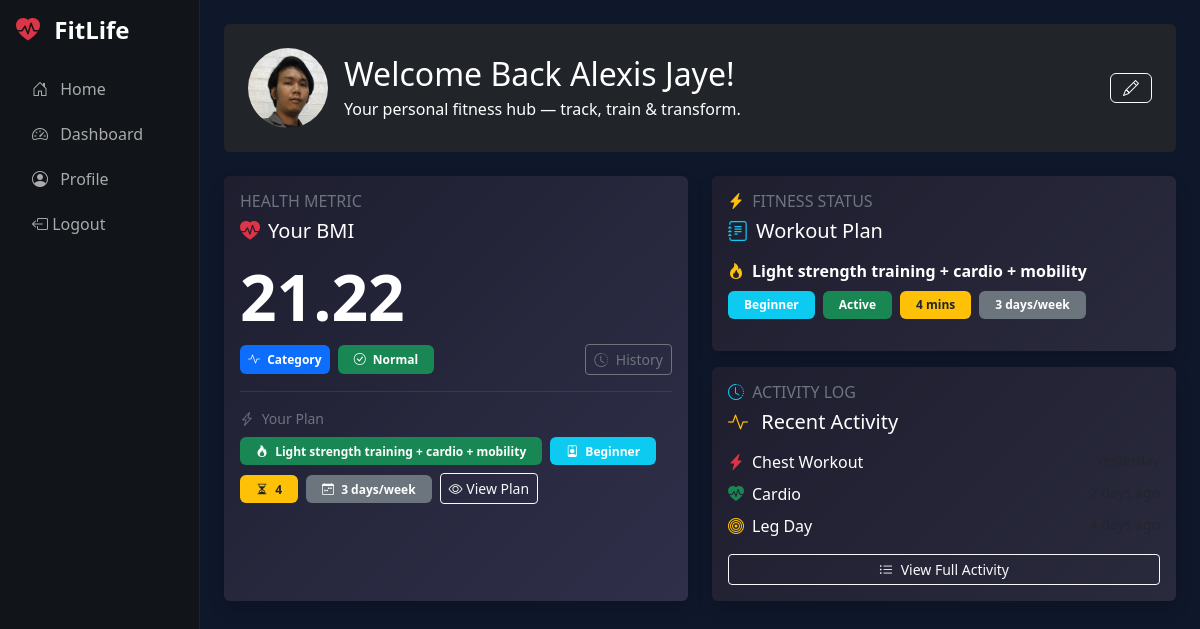
Page /user/client/profile/profile.php (signed in) on the earlier database version.
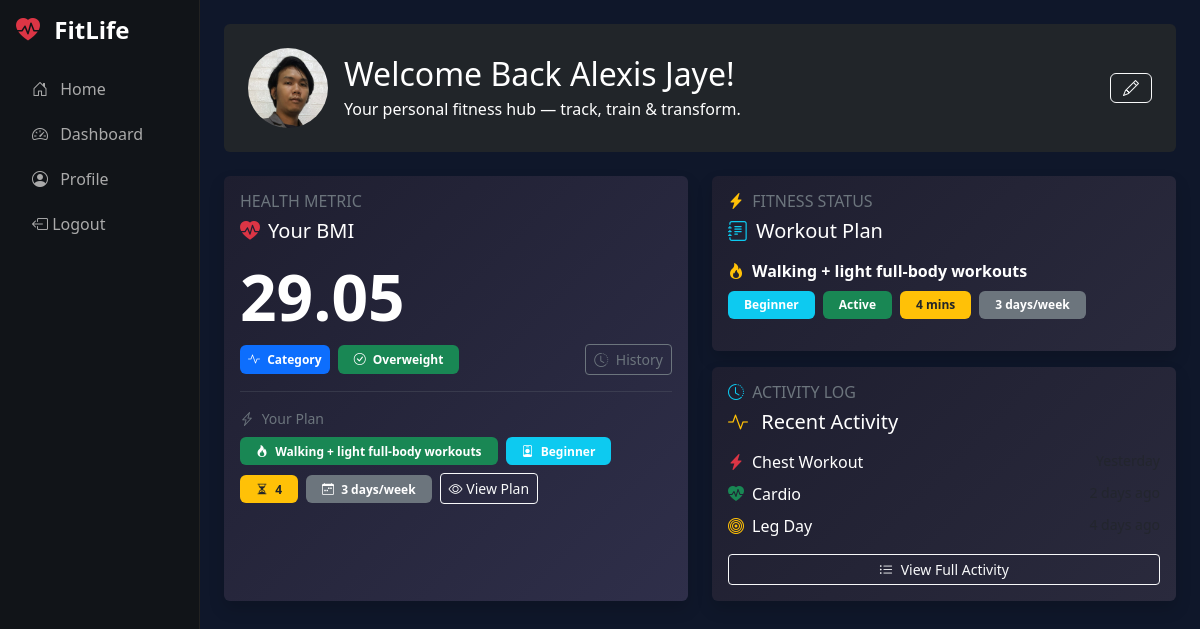
Same page on the later database version.
### tables this page shows
CREATE TABLE `users` (
  `id` int(11) NOT NULL,
  `firstname` varchar(255) NOT NULL,
  `lastname` varchar(25) NOT NULL,
  `email_address` varchar(255) NOT NULL,
  `password` varchar(255) NOT NULL,
  `contact_no` varchar(12) NOT NULL,
  `created_at` datetime NOT NULL DEFAULT current_timestamp(),
  `modified_at` timestamp NOT NULL DEFAULT current_timestamp() ON UPDATE current_timestamp(),
  `access_level` varchar(25) NOT NULL,
  `first_time_logged_in` int(11) NOT NULL DEFAULT 1,
  `existing_plan` int(11) NOT NULL DEFAULT 0,
  `profile_image` varchar(555) NOT NULL
);

CREATE TABLE `bmi_records` (
  `id` int(11) NOT NULL,
  `client_id` int(11) NOT NULL,
  `weight` decimal(5,2) NOT NULL,
  `height` decimal(5,2) NOT NULL,
  `BMI` decimal(5,2) NOT NULL,
  `created_at` datetime NOT NULL,
  `modified_at` timestamp NOT NULL DEFAULT current_timestamp() ON UPDATE current_timestamp(),
  `bmi_classification` varchar(244) NOT NULL,
  `status` varchar(255) NOT NULL
);

CREATE TABLE `workout_plans` (
  `id` int(11) NOT NULL,
  `workout_plan_id` varchar(255) NOT NULL,
  `client_id` int(11) NOT NULL,
  `workout_plan` varchar(255) DEFAULT NULL,
  `level` varchar(255) NOT NULL,
  `duration` int(11) DEFAULT NULL,
  `day_per_week` int(11) DEFAULT NULL,
  `current_bmi` varchar(255) DEFAULT NULL,
  `created_at` datetime DEFAULT NULL,
  `modified_at` timestamp NOT NULL DEFAULT current_timestamp() ON UPDATE current_timestamp(),
  `status` varchar(255) NOT NULL,
  `remaining_session` int(11) NOT NULL,
  `total_weeks` int(11) NOT NULL
);

### config/core.php (called while the page is built, shortened)
<?php
$home_url="http://localhost/fitlifegym/";
$base_url = "/FitlifeGym/";
?>

### objects/user.php (called while the page is built, shortened)
<?php
class User{
    private $conn;
    private $table_name = "users";
    public $id;
    public function __construct($db){
        $this->conn = $db;
    }
    function getProfileDetails(){
        $query = "SELECT *
                  FROM
                    " . $this->table_name ."
                    WHERE id = :id
                    LIMIT 0,1";
        $stmt = $this->conn->prepare($query);
        $stmt->bindParam(":id", $this->id);
        $stmt->execute();
        $row = $stmt->fetch(PDO::FETCH_ASSOC);
        $this->firstname = $row['firstname'];
        $this->profile_image = $row['profile_image'];
    }
}
?>

### objects/bmi_record.php (called while the page is built, shortened)
<?php
class BMIRecord{
    private $conn;
    private $table_name = "bmi_records";
    public $client_id;
    public function __construct($db){
        $this->conn = $db;
    }
    function checkBmiRecord() {
        $query = "SELECT * FROM " . $this->table_name . "
                WHERE client_id = :client_id
                LIMIT 0,1";
        $stmt = $this->conn->prepare($query);
        $stmt->bindParam(":client_id", $this->client_id);
        $stmt->execute();
        $row = $stmt->fetch(PDO::FETCH_ASSOC);
        if ($row) {
            $this->bmi = $row['BMI'] ?? null;
            $this->bmi_classification = $row['bmi_classification'] ?? null;
            return true;
        }
    }
}
?>

### objects/workout_plan.php (called while the page is built, shortened)
<?php
class WorkOutPlan{
    private $conn;
    private $table_name = "workout_plans";
    public $client_id;
    public function __construct($db){
        $this->conn = $db;
    }
    function getActiveWorkoutPlan(){
        $query = "SELECT * FROM
                    " . $this->table_name . "
                WHERE client_id = :client_id
                    AND status = 'Active'
                ORDER BY workout_plan_id DESC
                LIMIT 1";
        $stmt = $this->conn->prepare($query);
        $stmt->bindParam(":client_id", $this->client_id);
        $stmt->execute();
        $row = $stmt->fetch(PDO::FETCH_ASSOC);
        if ($row) {
            $this->workout_plan    = $row['workout_plan'];
            $this->level           = $row['level'];
            $this->status          = $row['status'];
            $this->duration        = $row['duration'];
            $this->day_per_week    = $row['day_per_week'];
            return true;
        }
        return false;
    }
}

### user/client/profile/profile.php (the view, shortened to what this page needs)
<?php
include_once '../../../config/core.php';
include_once '../../../objects/bmi_record.php';
include_once '../../../objects/user.php';
include_once '../../../objects/workout_plan.php';
$database = new Database();
$db = $database->getConnection();
$BMI_record = new BMIRecord($db);
$user = new User($db);
$workout_plan = new WorkoutPlan($db);
if (isset($_SESSION['user_id'])) {
    $BMI_record->client_id = $_SESSION['user_id'];
    $show_plan_button = null;
    if ($BMI_record->checkBmiRecord()) {
        if ($BMI_record->status == "No Plan") {
            $category = $BMI_record->bmi_classification;
            $BMI_value = $BMI_record->bmi;
        } else {
            $show_plan_button = false;
            $category = $BMI_record->bmi_classification;
            $BMI_value = $BMI_record->bmi;
        }
    }
}
$workout_plan->client_id = $_SESSION['user_id'];
$workout_plan->getActiveWorkoutPlan();
$workout_plan->client_id = $_SESSION['user_id'];
$hasPlan = $workout_plan->getActiveWorkoutPlan();
$user->id = $_SESSION['user_id'];
$user->getProfileDetails();
include '../layout/header.php';
?>
<div class="col-md-9 col-lg-10 p-4">
    <div class="bg-dark text-white p-4 rounded mb-4 d-flex align-items-center justify-content-between">
        <div class="d-flex align-items-center">
            <div class="me-3">
                <?php
                    $raw_image = $user->profile_image;
                    $image_path = (!empty($raw_image))
                        ? "{$base_url}user/client/uploads/{$_SESSION['user_id']}/{$raw_image}"
                        : "../../../assets/images/logo.png";
                ?>
                <img src="<?php echo $image_path; ?>"
                    class="rounded-circle"
                    style="width: 80px; height: 80px; object-fit: cover;">
            </div>
            <div>
                <h2 class="mb-1">Welcome Back <?php echo $user->firstname; ?>!</h2>
                <p class="mb-0">Your personal fitness hub — track, train & transform.</p>
            </div>
        </div>
        <div>
            <button type="button" class="btn btn-outline-light" data-bs-toggle="modal" data-bs-target="#editProfileModal">
                <span class="bi bi-pencil"></span>
            </button>
        </div>
    </div>
    <div class="row g-4">
        <div class="col-md-6">
            <div class="card shadow h-100 border-0" style="background: linear-gradient(135deg, #1e1e2f, #2f2f4a);">
                <div class="card-body text-white">
                    <h6 class="text-uppercase text-secondary mb-2">Health Metric</h6>
                    <h5 class="d-flex align-items-center mb-3">
                        <i class="bi bi-heart-pulse-fill me-2 text-danger fs-5"></i>
                        Your BMI
                    </h5>
                    <h1 class="display-3 fw-bold mb-2">
                        <?php echo $BMI_value ?? '—'; ?>
                    </h1>
                    <div class="d-flex align-items-center gap-2 mb-3">
                        <span class="badge bg-primary px-2 py-2">
                            <i class="bi bi-activity me-1"></i> Category
                        </span>
                        <span class="badge bg-success px-3 py-2">
                            <i class="bi bi-check-circle me-1"></i>
                            <?php echo $category ?? 'No data'; ?>
                        </span>
                        <div class="ms-auto">
                            <button type="button" class="btn btn-sm btn-outline-secondary"
                                data-bs-toggle="modal" data-bs-target="#bmiHistoryModal">
                                <i class="bi bi-clock-history me-1"></i>
                                History
                            </button>
                        </div>
                    </div>
                    <hr class="border-secondary">
                    <?php if ($show_plan_button): ?>
                        <a href="create_plan.php" class="btn btn-primary w-100 mt-2">
                            <i class="bi bi-plus-circle me-1"></i>
                            Get Workout Plan
                        </a>
                    <?php else: ?>
                        <div class="mt-3">
                            <small class="text-secondary d-block mb-2">
                                <i class="bi bi-lightning-charge me-1"></i>
                                Your Plan
                            </small>
                            <div class="d-flex flex-wrap gap-2 align-items-center">
                                <span class="badge bg-success px-3 py-2">
                                    <i class="bi bi-fire me-1"></i>
                                    <?php echo $workout_plan->workout_plan; ?>
                                </span>
                                <span class="badge bg-info px-3 py-2">
                                    <i class="bi bi-person-badge me-1"></i>
                                    <?php echo $workout_plan->level; ?>
                                </span>
                                <span class="badge bg-warning text-dark px-3 py-2">
                                    <i class="bi bi-hourglass-split me-1"></i>
                                    <?php echo $workout_plan->duration; ?>
                                </span>
                                <span class="badge bg-secondary px-3 py-2">
                                    <i class="bi bi-calendar-week me-1"></i>
                                    <?php echo $workout_plan->day_per_week; ?> days/week
                                </span>
                                <button class="btn btn-sm btn-outline-light"
                                    data-bs-toggle="modal"
                                    data-bs-target="#workoutPlanModal">
                                    <i class="bi bi-eye"></i> View Plan
                                </button>
                            </div>
                        </div>
                    <?php endif; ?>
                </div>
            </div>
        </div>
        <div class="col-md-6">
            <div class="card shadow mb-3 border-0 text-white"
                style="background: linear-gradient(135deg, #1e1e2f, #2a2a3d);">
                <div class="card-body">
                    <h6 class="text-uppercase text-secondary mb-2">
                        <i class="bi bi-lightning-charge-fill text-warning me-1"></i>
                        Fitness Status
                    </h6>
                    <h5 class="card-title d-flex align-items-center mb-3">
                        <i class="bi bi-journal-text me-2 text-info"></i>
                        Workout Plan
                    </h5>
                    <?php if ($hasPlan): ?>
                        <div class="mb-3">
                            <div class="d-flex align-items-center mb-2">
                                <i class="bi bi-fire text-warning me-2"></i>
                                <span class="fw-bold">
                                    <?php echo $workout_plan->workout_plan; ?>
                                </span>
                            </div>
                            <div class="d-flex flex-wrap gap-2">
                                <span class="badge bg-info px-3 py-2">
                                    <?php echo $workout_plan->level; ?>
                                </span>
                                <span class="badge bg-success px-3 py-2">
                                    <?php echo $workout_plan->status; ?>
                                </span>
                                <span class="badge bg-warning text-dark px-3 py-2">
                                    <?php echo $workout_plan->duration; ?> mins
                                </span>
                                <span class="badge bg-secondary px-3 py-2">
                                    <?php echo $workout_plan->day_per_week; ?> days/week
                                </span>
                            </div>
                        </div>
                    <?php endif; ?>
                </div>
            </div>
            <div class="card shadow border-0 text-white"
                style="background: linear-gradient(135deg, #1e1e2f, #2a2a3d);">
                <div class="card-body">
                    <h6 class="text-uppercase text-secondary mb-2">
                        <i class="bi bi-clock-history text-info me-1"></i>
                        Activity Log
                    </h6>
                    <h5 class="card-title mb-3">
                        <i class="bi bi-activity text-warning me-2"></i>
                        Recent Activity
                    </h5>
                    <ul class="list-unstyled mb-3">
                        <li class="d-flex justify-content-between mb-2">
                            <span><i class="bi bi-lightning-charge-fill text-danger me-2"></i>Chest Workout</span>
                            <small class="text-muted">Yesterday</small>
                        </li>
                        <li class="d-flex justify-content-between mb-2">
                            <span><i class="bi bi-heart-pulse-fill text-success me-2"></i>Cardio</span>
                            <small class="text-muted">2 days ago</small>
                        </li>
                        <li class="d-flex justify-content-between mb-2">
                            <span><i class="bi bi-bullseye text-warning me-2"></i>Leg Day</span>
                            <small class="text-muted">4 days ago</small>
                        </li>
                    </ul>
                    <a href="#" class="btn btn-outline-light btn-sm w-100"
                        data-bs-toggle="modal"
                        data-bs-target="#activityModal">
                        <i class="bi bi-list-ul me-1"></i> View Full Activity
                    </a>
                </div>
            </div>
        </div>
    </div>
</div>
<?php
include_once "../layout/footer.php";
?>

### user/client/layout/header.php (shortened to what this page needs)
<!DOCTYPE html>
<html>
<head>
    <link href="https://cdn.jsdelivr.net/npm/bootstrap@5.3.0/dist/css/bootstrap.min.css" rel="stylesheet">
    <link href="https://cdn.jsdelivr.net/npm/bootstrap-icons@1.11.3/font/bootstrap-icons.css" rel="stylesheet">
    <link rel="stylesheet" href="<?php echo $home_url; ?>assets/css/style.css">
</head>
<body>
<div class="container-fluid">
<div class="row">
    <?php include_once "sidebar.php";?>

### user/client/layout/sidebar.php
<div class="col-md-3 col-lg-2 sidebar p-3">
    <h4 class="mb-4 fw-bold text-white">
        <i class="bi bi-heart-pulse-fill me-2 text-danger"></i> FitLife
    </h4>
    <nav class="nav flex-column">
        <a href="<?php echo $base_url; ?>user/client/index.php" class="nav-link">
            <i class="bi bi-house-door me-2"></i> Home
        </a>
<?php
    if ($_SESSION['first_time_logged_in'] != 1) {
        echo "<a href='{$base_url}user/client/dashboard/dashboard.php' class='nav-link'>
            <i class='bi bi-speedometer2 me-2'></i> Dashboard
        </a>";
    }else{
    }
?>
        <a href="<?php echo $base_url?>user/client/profile/profile.php" class="nav-link">
            <i class="bi bi-person-circle me-2"></i> Profile
        </a>
        <a href="<?php echo $base_url; ?>logout.php" class="nav-link">
            <i class="bi bi-box-arrow-left"></i> Logout
        </a>
    </nav>
</div>

### user/client/layout/footer.php (shortened to what this page needs)
</div>
</body>
</html>

### assets/css/style.css (style rules this page uses)
body { background: #0f1115; color: #fff !important; }
.sidebar { height: 100vh; background: #111418; border-right: 1px solid #222; }
.sidebar .nav-link { color: #aaa; border-radius: 8px; margin-bottom: 5px; }
.row > div { margin-bottom: 15px; }

### user/client/gen_modal/add_bmi_modal.php (style rules this page uses)
body { background: #0f172a; }

Differences in the rows shown:
removed workout_plans: workout_plan "Light strength training + cardio + mobility", level "Beginner", duration "4", day_per_week "3", status "Active"
changed bmi_records: BMI "21.22" → "29.05"; bmi_classification "Normal" → "Overweight"
added workout_plans: workout_plan "Walking + light full-body workouts", level "Beginner", duration "4", day_per_week "3", status "Active"
